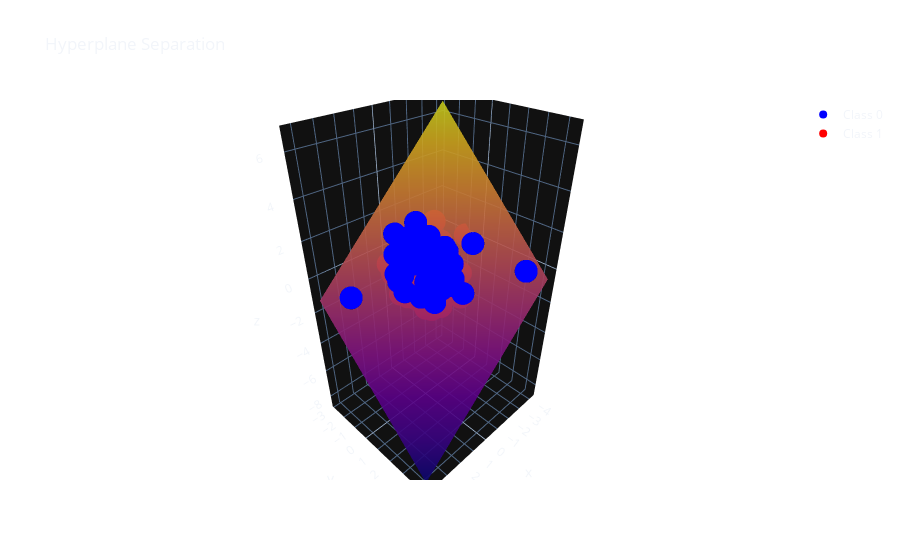

The cell this chart's notebook holds for it:
### Markdown cell above
# What is dot product?

**Return to the [castle](https://github.com/Nkluge-correa/teeny-tiny_castle).**

**In the early days of Neural Networks, [Frank Rosenblatt](https://en.wikipedia.org/wiki/Frank_Rosenblatt) shown us that using vectors and the property of dot product, we could split hyperplanes of feature vectors.**

## But what is a vector?

**Let's imagine a vector in the context of a 2D or 3D Euclidean space:**

[![vector2D](https://i.stack.imgur.com/Q1rBUm.png)](https://i.stack.imgur.com/Q1rBUm.png)

[![vector3D](https://i.stack.imgur.com/t0plRm.png)](https://i.stack.imgur.com/t0plRm.png)

Source: _[3Blue1Brown](https://www.youtube.com/watch?v=fNk_zzaMoSs) video on Vectors_.

## What is the connection between Matrices and Vectors?

**Vectors are represented as matrices. One example here is an [Euclidean Vector](https://en.wikipedia.org/wiki/Euclidean_vector) in three-dimensional Euclidean space ($R^{3}$), represented as a column vector (usually) or row vector: $v = [a_{1}, a_{2}, a_{3}]$.**

## What is a Dot product? What does it signify?

**Algebraically, the dot product is the sum of the products of the corresponding entries of the two sequences of numbers:**

- $v_{1} = [a_{1}, a_{2}, a_{3}] = [2, 4, 6]$
- $v_{2} = [b_{1}, b_{2}, b_{3}] = [3, 5, 7]$
- $v_{1} \cdot  v_{2} = [2, 4, 6] \cdot  [3, 5, 7] = (2 \times 3) + (4 \times 5) + (6 \times 7) = 68$

**_If two vectors are in the same direction the dot product is positive and if they are in the opposite direction the dot product is negative._** Try it [here](https://sergedesmedt.github.io/MathOfNeuralNetworks/DotProduct.html#learn_dotproduct).

_So you could use the dot product as a way to find out if two vectors are aligned or not._

**That is for any two distinct sets of input feature vectors in a vector space (*say we are classifying if an email is a span*), we can have a weight vector, whose dot product with one input feature vector of the set of input vectors of a certain class (*not span*) is positive and with the other set (*span*) is negative. In essence, we are using the weight vectors to split the hyper-plane into two distinctive sets.**

**The initial neural network _- the [perceptron](https://en.wikipedia.org/wiki/Perceptron) -_ was doing this and could only do this - that is finding a solution if and only if the input set was linearly separable.**

![perceptron2](https://miro.medium.com/max/639/1*_Epn1FopggsgvwgyDA4o8w.png)

**So, the equation `dot(w, x) > b` defines all the points on one side of the hyperplane, and `dot(w, x) < b` all the points on the other side of the hyperplane and on the hyperplane itself. This happens to be the very definition of 'linear separability' Thus, the perceptron allows us to separate our feature space in two convex half-spaces.**

**In [geometry](https://en.wikipedia.org/wiki/Geometry "Geometry"), the **hyperplane separation theorem** is a theorem about [disjoint](https://en.wikipedia.org/wiki/Disjoint_sets "Disjoint sets") [convex sets](https://en.wikipedia.org/wiki/Convex_set "Convex set") in $n$-dimensional [Euclidean space](https://en.wikipedia.org/wiki/Euclidean_space "Euclidean space"): _if both these sets are [closed](https://en.wikipedia.org/wiki/Closed_set "Closed set") and at least one of them is [compact](https://en.wikipedia.org/wiki/Compact_set "Compact set"), then there is a [hyperplane](https://en.wikipedia.org/wiki/Hyperplane "Hyperplane") in between them and even two parallel hyperplanes in between them separated by a gap._**

### Code cell
import numpy as np
from sklearn.svm import SVC
import plotly.graph_objects as go
import plotly.io as pio
pio.renderers.keys()
pio.renderers.default = 'jupyterlab'
pio.templates.default = "plotly_dark"
rs = np.random.RandomState(666)


n_samples = 100
A = np.zeros((100, 3))
A[:n_samples //
    2] = rs.multivariate_normal(np.ones(3), np.eye(3), size=n_samples//2)
A[n_samples //
    2:] = rs.multivariate_normal(-np.ones(3), np.eye(3), size=n_samples//2)
B = np.zeros(n_samples)
B[n_samples//2:] = 1
svc = SVC(kernel='linear')
svc.fit(A, B)


def z(x, y): return (-svc.intercept_[0]-svc.coef_[0]
                     [0]*x-svc.coef_[0][1]*y) / svc.coef_[0][2]


am, aM = A[:, 0].min(), A[:, 0].max()
bm, bM = A[:, 1].min(), A[:, 1].max()
a = np.linspace(am, aM, 10)
b = np.linspace(bm, bM, 10)
a, b = np.meshgrid(a, b)


fig = go.Figure()
fig.add_surface(x=a, y=b, z=z(a, b), showscale=False, opacity=0.9)
fig.add_scatter3d(x=A[B == 0, 0], y=A[B == 0, 1], z=A[B == 0, 2],
                  mode='markers', marker={'color': 'blue'}, name='Class 0')
fig.add_scatter3d(x=A[B == 1, 0], y=A[B == 1, 1], z=A[B == 1, 2],
                  mode='markers', marker={'color': 'red'}, name='Class 1')
fig.update_layout(template='plotly_dark',
                  title='Hyperplane Separation',
                  paper_bgcolor='rgba(0, 0, 0, 0)',
                  plot_bgcolor='rgba(0, 0, 0, 0)')
fig.show()

### Figure 1 — Plotly figure (JSON) as saved in the notebook; plotly's stock layout.template omitted (floating-point values rounded to 4 significant figures)
{"data": [{"opacity": 0.9, "showscale": false, "type": "surface", "x": [[-4.196, -3.261, -2.326, -1.391, -0.4565, 0.4783, 1.413, 2.348, 3.283, 4.217], [-4.196, -3.261, -2.326, -1.391, -0.4565, 0.4783, 1.413, 2.348, 3.283, 4.217], [-4.196, -3.261, -2.326, -1.391, -0.4565, 0.4783, 1.413, 2.348, 3.283, 4.217], [-4.196, -3.261, -2.326, -1.391, -0.4565, 0.4783, 1.413, 2.348, 3.283, 4.217], [-4.196, -3.261, -2.326, -1.391, -0.4565, 0.4783, 1.413, 2.348, 3.283, 4.217], [-4.196, -3.261, -2.326, -1.391, -0.4565, 0.4783, 1.413, 2.348, 3.283, 4.217], [-4.196, -3.261, -2.326, -1.391, -0.4565, 0.4783, 1.413, 2.348, 3.283, 4.217], [-4.196, -3.261, -2.326, -1.391, -0.4565, 0.4783, 1.413, 2.348, 3.283, 4.217], [-4.196, -3.261, -2.326, -1.391, -0.4565, 0.4783, 1.413, 2.348, 3.283, 4.217], [-4.196, -3.261, -2.326, -1.391, -0.4565, 0.4783, 1.413, 2.348, 3.283, 4.217]], "y": [[-2.877, -2.877, -2.877, -2.877, -2.877, -2.877, -2.877, -2.877, -2.877, -2.877], [-2.069, -2.069, -2.069, -2.069, -2.069, -2.069, -2.069, -2.069, -2.069, -2.069], [-1.262, -1.262, -1.262, -1.262, -1.262, -1.262, -1.262, -1.262, -1.262, -1.262], [-0.4537, -0.4537, -0.4537, -0.4537, -0.4537, -0.4537, -0.4537, -0.4537, -0.4537, -0.4537], [0.3541, 0.3541, 0.3541, 0.3541, 0.3541, 0.3541, 0.3541, 0.3541, 0.3541, 0.3541], [1.162, 1.162, 1.162, 1.162, 1.162, 1.162, 1.162, 1.162, 1.162, 1.162], [1.97, 1.97, 1.97, 1.97, 1.97, 1.97, 1.97, 1.97, 1.97, 1.97], [2.778, 2.778, 2.778, 2.778, 2.778, 2.778, 2.778, 2.778, 2.778, 2.778], [3.586, 3.586, 3.586, 3.586, 3.586, 3.586, 3.586, 3.586, 3.586, 3.586], [4.394, 4.394, 4.394, 4.394, 4.394, 4.394, 4.394, 4.394, 4.394, 4.394]], "z": [[6.543, 5.673, 4.804, 3.935, 3.066, 2.197, 1.328, 0.4586, -0.4106, -1.28], [5.752, 4.883, 4.014, 3.145, 2.276, 1.407, 0.5374, -0.3318, -1.201, -2.07], [4.962, 4.093, 3.224, 2.354, 1.485, 0.6162, -0.253, -1.122, -1.991, -2.86], [4.172, 3.302, 2.433, 1.564, 0.695, -0.1742, -1.043, -1.912, -2.782, -3.651], [3.381, 2.512, 1.643, 0.7738, -0.09538, -0.9645, -1.834, -2.703, -3.572, -4.441], [2.591, 1.722, 0.8526, -0.01658, -0.8857, -1.755, -2.624, -3.493, -4.362, -5.231], [1.801, 0.9314, 0.06222, -0.8069, -1.676, -2.545, -3.414, -4.284, -5.153, -6.022], [1.01, 0.141, -0.7281, -1.597, -2.466, -3.336, -4.205, -5.074, -5.943, -6.812], [0.2198, -0.6493, -1.518, -2.388, -3.257, -4.126, -4.995, -5.864, -6.733, -7.603], [-0.5705, -1.44, -2.309, -3.178, -4.047, -4.916, -5.785, -6.655, -7.524, -8.393]]}, {"marker": {"color": "blue"}, "mode": "markers", "name": "Class 0", "type": "scatter3d", "x": [1.824, 1.909, 1.019, 0.2136, 1.978, 0.5394, -0.6829, 1.845, 1.195, 0.471, 0.2994, 0.1702, 0.3887, 1.136, 0.8116, -0.3523, 0.5735, 2.518, 1.946, -0.5874, -2.095, 0.06287, 0.2043, 1.961, 0.9301, 2.739, 1.8, 0.9429, 0.08604, 0.9928, -0.5705, 0.3909, 0.9085, 2.722, 0.3651, 0.2155, 0.3617, 0.9377, 1.362, -0.9921, -0.6136, 1.67, 1.275, 0.0966, 1.48, 1.283, 4.217, 1.374, -0.1826, 1.283], "y": [1.48, 0.4283, 0.05624, 1.609, 0.2631, -0.08879, 1.229, 1.277, 2.311, 0.3435, 1.687, 1.297, 0.1782, 0.7413, 0.9585, 1.194, 2.448, 1.077, 2.204, -0.8689, 4.394, 1.566, 1.505, 1.03, 1.645, 1.712, 1.678, 1.36, 0.4151, -0.943, 0.8137, -0.08081, 0.1031, 1.609, 2.863, 0.5923, 3.275, 1.251, 0.9149, 0.9399, -0.797, 2.403, -0.5301, 1.186, 2.144, 2.432, -0.1149, -0.1282, 0.2902, 2.088], "z": [2.173, 0.8905, 1.641, 0.06899, 0.7013, 0.4242, -0.7566, 1.853, 2.544, 0.7985, 0.9739, 0.6873, 1.897, 2.111, 0.01521, 1.267, 0.8037, 0.936, 0.5488, 1.1, 0.8733, 1.316, 1.325, 1.576, 0.3944, 0.8293, 0.04957, 1.523, 0.4161, 0.7798, 1.266, 2.57, 2.133, 1.59, 0.1302, 2.053, 2.817, 1.083, 1.884, 0.217, 0.6942, 0.07145, 2.153, 1.205, 0.3898, 0.5881, 0.3416, 0.8515, -1.76, 1.107]}, {"marker": {"color": "red"}, "mode": "markers", "name": "Class 1", "type": "scatter3d", "x": [-1.208, 0.4342, -0.3864, -0.1213, 0.03812, -0.5593, -0.2607, 0.1413, 0.7675, -1.372, -1.488, 0.3156, -2.14, -0.6687, -1.782, -2.516, -2.332, -2.704, -0.275, -2.688, 0.1577, -2.059, -4.196, -2.457, 0.3423, 0.7189, -0.9924, -1.031, 0.1823, -1.941, 0.1438, -1.092, 0.5639, -2.17, -1.347, -0.5713, 0.1044, -1.386, -1.253, -1.123, -0.9225, -0.1609, -0.9518, -0.9436, -1.466, -2.515, -0.9238, -2.069, -1.821, -0.5608], "y": [-1.667, -1.353, -1.182, -1.427, -0.5496, -2.655, -2.057, -2.272, -1.788, 0.0115, -0.7442, -0.9229, -0.2708, 0.5099, -1.457, -0.7943, 0.3729, -0.01843, -1.007, -1.998, -0.773, -1.298, -1.063, -1.302, 0.7682, -1.718, -0.5355, 0.01689, -0.3761, -1.037, 0.6672, -0.2116, 0.6777, -2.877, -1.134, -2.514, -0.4755, -0.4267, -1.366, -1.192, -2.282, -1.946, 0.799, -1.055, -1.601, -1.303, -1.499, -2.535, -1.491, -0.4685], "z": [-1.655, -2.017, -0.6858, -0.07962, 1.061, 0.6349, -0.8326, -1.307, -0.2141, -0.7182, -0.9207, -2.028, -1.794, -2.421, -0.6323, -0.612, -2.744, -1.54, -1.248, 0.8461, -0.5399, -0.503, -0.1881, -2.069, 1.117, -0.3365, 0.1973, -1.626, -1.144, -1.053, -2.085, -1.724, -1.769, -2.801, -0.6518, -0.8978, -2.062, 0.5051, -0.3302, -0.9234, -1.765, -1.045, -1.145, -1.052, -1.009, -0.01463, -2.78, -1.348, -0.1658, 0.7494]}], "layout": {"paper_bgcolor": "rgba(0, 0, 0, 0)", "plot_bgcolor": "rgba(0, 0, 0, 0)", "title": {"text": "Hyperplane Separation"}}}
